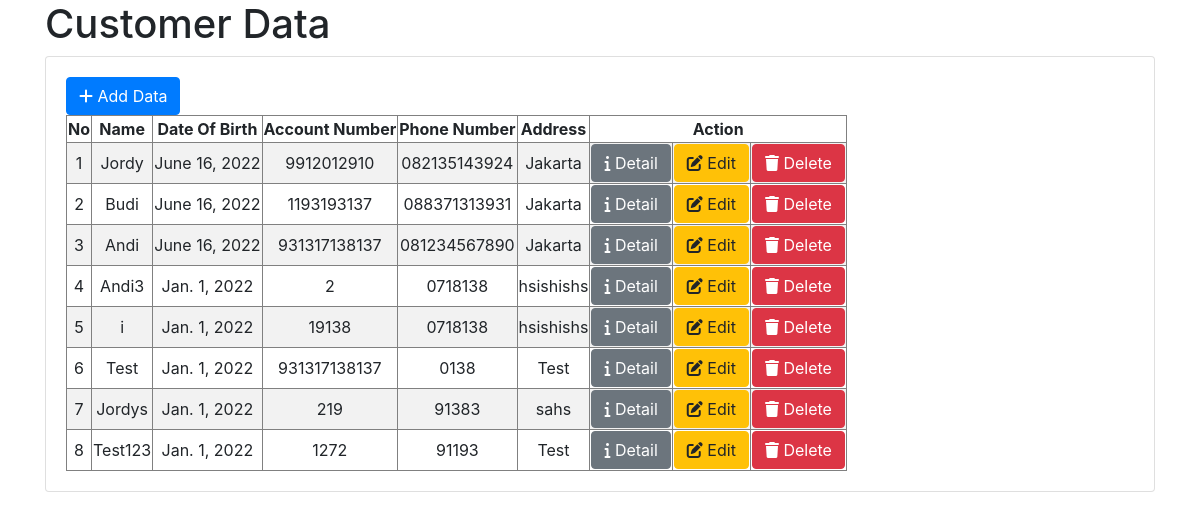
Before: /customer/ with the older database file.
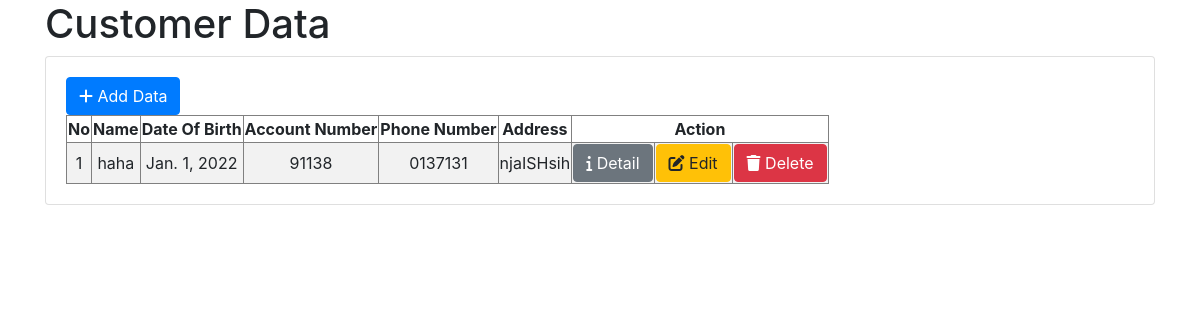
After: the same page with the newer database file.
### app/models.py (models this page shows)
class Customer(models.Model):
    name = models.CharField(primary_key=True,max_length=50)
    dateOfBirth = models.DateField()
    accountNumber = models.CharField(max_length=50)
    phoneNumber = models.CharField(max_length=50)
    address = models.CharField(max_length=100)

### app/views.py (the view)
# urls.py: path('', views.customer, name='customer'),
def customer(request):
    data = Customer.objects.all()
    customerDataDict = {'customerData': data}
    return render(request, 'customer.html', context=customerDataDict)

### app/templates/customer.html (shortened to what this page needs)
<!doctype html>
<html lang="en">
    <head>
        <link rel="stylesheet"
              href="https://cdn.jsdelivr.net/npm/bootstrap@4.0.0/dist/css/bootstrap.min.css"
>
    </head>
    <body>
        <div class="container">
            <h1>Customer Data</h1>
            <div class="card">
                <div class="card-body">
                    <a href="{% url 'newCustomer' %}">
                        <button type="button" class="btn btn-primary">
                            <i class="fa-solid fa-plus"></i> Add Data
                        </button>
                    </a>
                    {% if customerData %}
                        <div class="table-responsive">
                            <table border="1" class="table-striped text-center">
                                <thead>
                                    <tr>
                                        <th>No</th>
                                        <th>Name</th>
                                        <th>Date Of Birth</th>
                                        <th>Account Number</th>
                                        <th>Phone Number</th>
                                        <th>Address</th>
                                        <th colspan="3">Action</th>
                                    </tr>
                                </thead>
                                <tbody>
                                    {% for customer in customerData %}
                                        <tr>
                                            <td>{{ forloop.counter }}</td>
                                            <td>{{ customer.name }}</td>
                                            <td>{{ customer.dateOfBirth }}</td>
                                            <td>{{ customer.accountNumber }}</td>
                                            <td>{{ customer.phoneNumber }}</td>
                                            <td>{{ customer.address }}</td>
                                            <td>
                                                <a href="{% url 'detailCustomer' customer.name %}">
                                                <button type="button" class="btn btn-secondary">
                                                    <i class="fa-solid fa-info"></i> Detail
                                                </button>
                                            </a>
                                            </td>
                                            <td>
                                                <button type="button" class="btn btn-warning">
                                                    <i class="fa-solid fa-pen-to-square"></i> Edit
                                                </button>
                                            </td>
                                            <td>
                                                <button type="button" class="btn btn-danger">
                                                    <i class="fa-solid fa-trash"></i> Delete
                                                </button>
                                            </td>
                                        </tr>
                                    {% endfor %}
                                </tbody>
                            </table>
                        </div>
                    {% else %}
                        <p>No Customer Data</p>
                    {% endif %}
                </div>
            </div>
        </div>
    </body>
</html>

Changed rows visible on the page:
removed Customer: name "Jordy", dateOfBirth "June 16, 2022", accountNumber "9912012910", phoneNumber "082135143924", address "Jakarta"
removed Customer: name "Budi", dateOfBirth "June 16, 2022", accountNumber "1193193137", phoneNumber "088371313931", address "Jakarta"
removed Customer: name "Andi", dateOfBirth "June 16, 2022", accountNumber "931317138137", phoneNumber "081234567890", address "Jakarta"
removed Customer: name "Andi3", dateOfBirth "Jan. 1, 2022", accountNumber "2", phoneNumber "0718138", address "hsishishs"
removed Customer: name "i", dateOfBirth "Jan. 1, 2022", accountNumber "19138", phoneNumber "0718138", address "hsishishs"
removed Customer: name "Test", dateOfBirth "Jan. 1, 2022", accountNumber "931317138137", phoneNumber "0138", address "Test"
removed Customer: name "Jordys", dateOfBirth "Jan. 1, 2022", accountNumber "219", phoneNumber "91383", address "sahs"
removed Customer: name "Test123", dateOfBirth "Jan. 1, 2022", accountNumber "1272", phoneNumber "91193", address "Test"
added Customer: name "haha", dateOfBirth "Jan. 1, 2022", accountNumber "91138", phoneNumber "0137131", address "njaISHsih"
